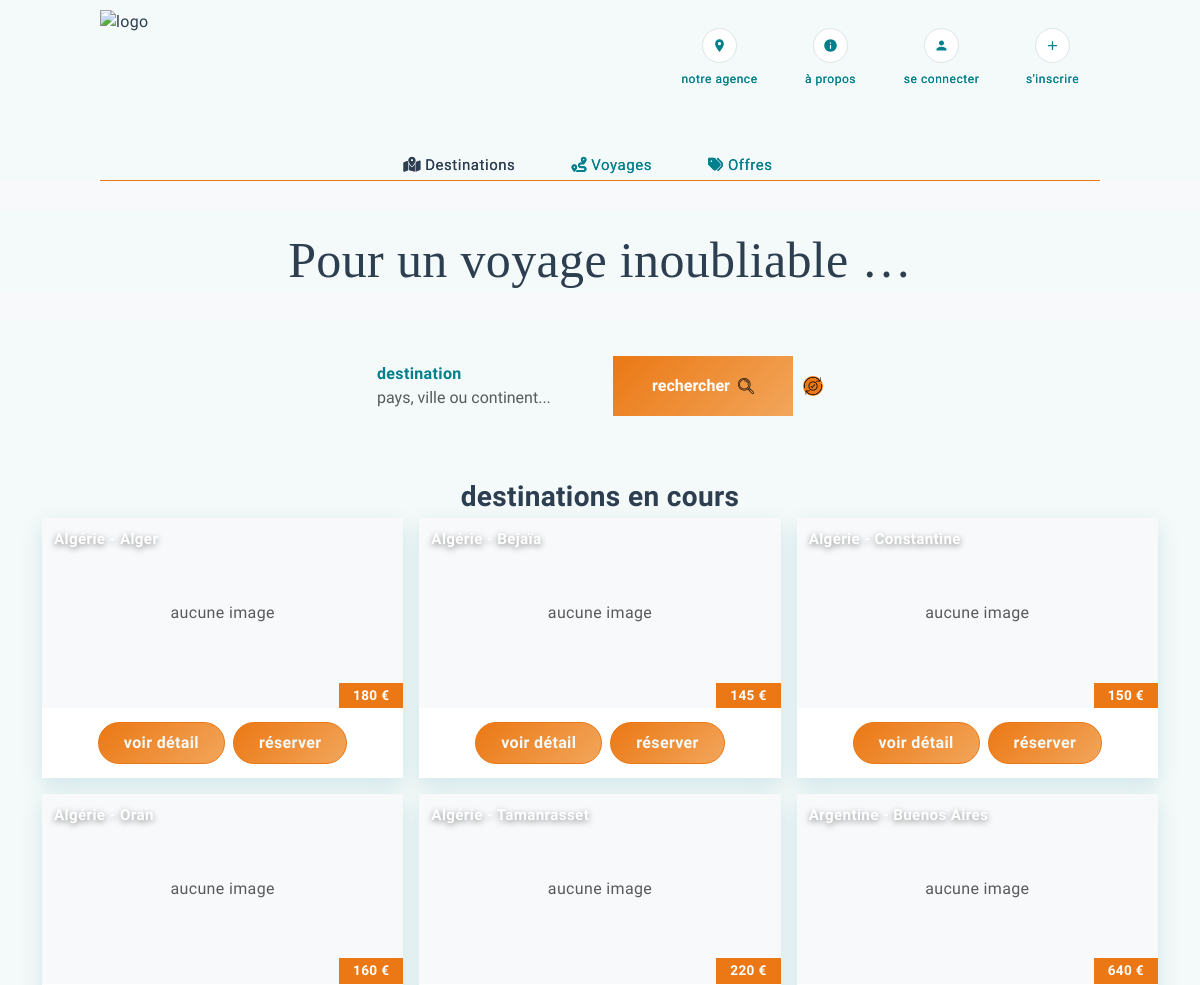
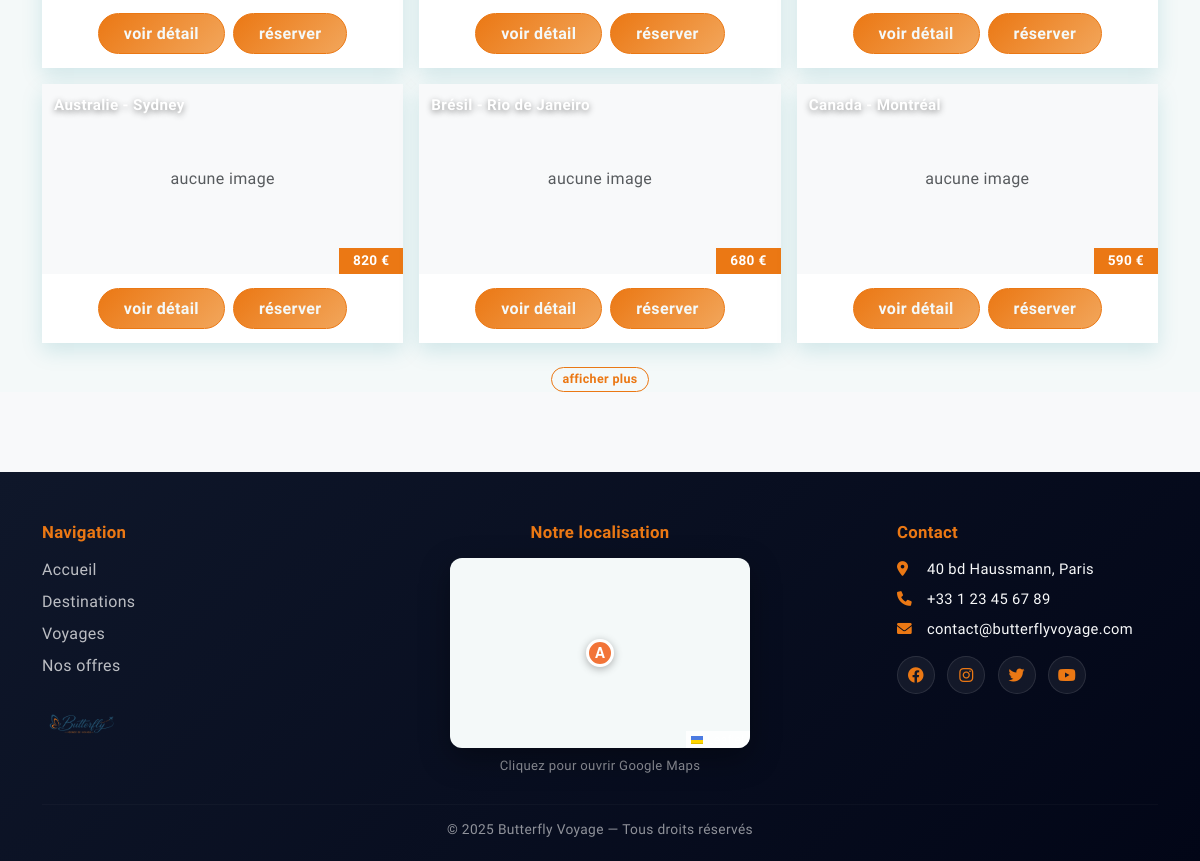
The app's page /index.php?page=destinations, older data (2 pictures, top to bottom).
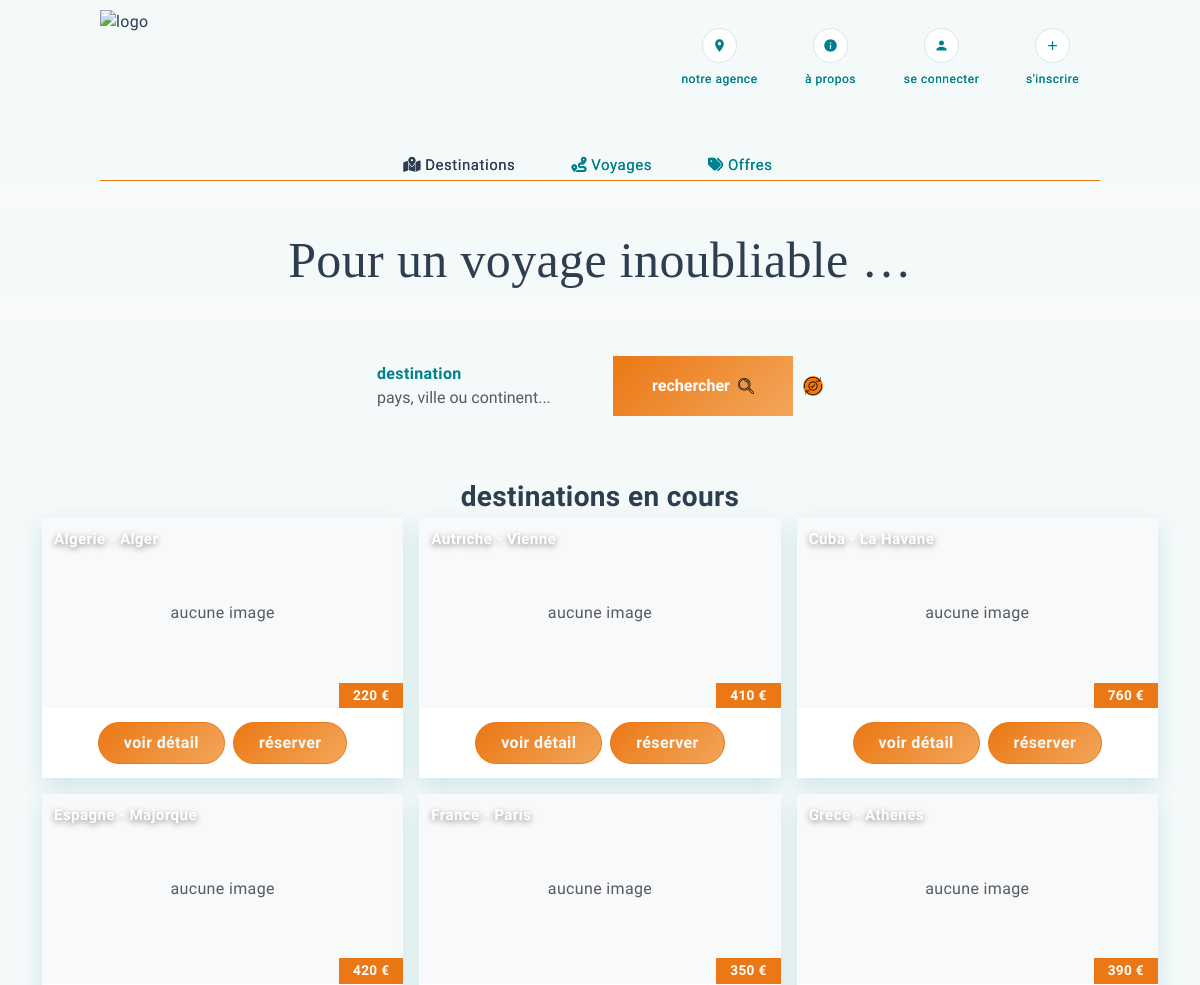
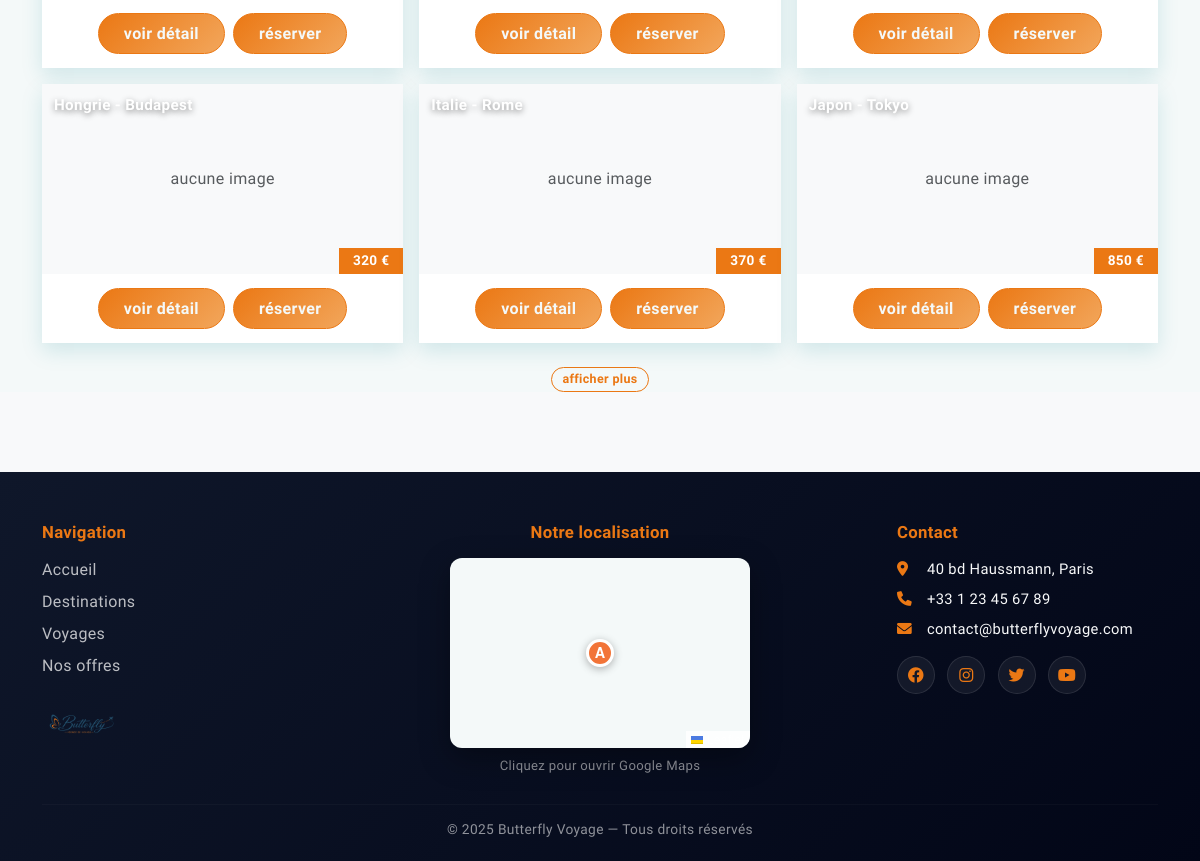
The same page, newer data (2 pictures, top to bottom).
### tables this page shows
CREATE TABLE `destinations` (
  `id_destination` int UNSIGNED NOT NULL AUTO_INCREMENT,
  `pays` varchar(100) NOT NULL,
  `ville` varchar(100) NOT NULL,
  `id_continent` int UNSIGNED DEFAULT NULL,
  `description` text,
  `prix_base` decimal(10,2) NOT NULL,
  `image_url` varchar(255) DEFAULT NULL,
  `actif` tinyint(1) NOT NULL DEFAULT 1,
  `date_creation` datetime NOT NULL DEFAULT CURRENT_TIMESTAMP,
  `date_modification` datetime NOT NULL DEFAULT CURRENT_TIMESTAMP ON UPDATE CURRENT_TIMESTAMP,
  PRIMARY KEY (`id_destination`),
  UNIQUE KEY `uk_destination_pays_ville` (`pays`, `ville`),
  KEY `idx_destinations_continent` (`id_continent`),
  KEY `idx_destinations_actif` (`actif`),
  CONSTRAINT `fk_destination_continent`
    FOREIGN KEY (`id_continent`)
    REFERENCES `continents` (`id_continent`)
    ON DELETE SET NULL
    ON UPDATE CASCADE
);

### index.php (called while the page is built, shortened)
<?php
require_once __DIR__ . "/controleur/controleur_class.php";
$unControleur = new Controleur();
$page = $_GET["page"] ?? "home";
switch ($page) {
    case "destinations":
        require_once __DIR__ . "/controleur/gestion_destinations.php";
        break;
}
require_once __DIR__ . "/vue/layout.php";

### modele/modele_class.php (called while the page is built, shortened)
<?php
class Modele
{
    private PDO $pdo;
    public function __construct()
    {
        $dsn = "mysql:host=localhost;dbname=bfly;charset=utf8mb4";
        $user = "root";
        $password = "";
        try {
            $this->pdo = new PDO($dsn, $user, $password, [
                PDO::ATTR_ERRMODE => PDO::ERRMODE_EXCEPTION,
                PDO::ATTR_DEFAULT_FETCH_MODE => PDO::FETCH_ASSOC,
            ]);
        } catch (PDOException $e) {
            echo "erreur de connexion à " . $dsn . "<br>";
            echo $e->getMessage();
            exit();
        }
    }
    private function fetchAll(string $sql, array $params = []): array
    {
        $stmt = $this->pdo->prepare($sql);
        $stmt->execute($params);
        return $stmt->fetchAll();
    }
    public function selectAll_destinations(): array
    {
        $sql = "select d.*, c.nom as continent
                from destinations d
                left join continents c on c.id_continent = d.id_continent
                where d.actif = 1
                order by d.pays, d.ville";
        return $this->fetchAll($sql);
    }
}

### controleur/controleur_class.php (called while the page is built, shortened)
<?php
require_once "modele/modele_class.php";
class Controleur
{
    private Modele $modele;
    public function __construct()
    {
        $this->modele = new Modele();
    }
    public function selectAll_destinations()
    {
        return $this->modele->selectAll_destinations();
    }
}

### controleur/gestion_destinations.php (called while the page is built)
<?php
$recherche = trim((string) ($_GET["q"] ?? ""));
if ($recherche !== "" && mb_strlen($recherche) >= 2) {
    $destinations = $unControleur->selectLike_destination($recherche);
} else {
    $destinations = $unControleur->selectAll_destinations();
}

### vue/destinations.php (the view, shortened to what the changed rows need)
<?php
$destinations = $destinations ?? [];
$step = 9;
$limit = max($step, (int) ($_GET["limit"] ?? $step));
$items = array_slice(array_values($destinations), 0, $limit);
?>
<div class="container mt-4">
    <?php if (empty($destinations)): ?>
        <div class="alert alert-info">
            aucune destination trouvée.
        </div>
    <?php else: ?>
        <div class="row g-3">
            <?php foreach ($items as $destination): ?>
                <?php
                $id = (int) ($destination["id_destination"] ?? 0);
                $pays = (string) ($destination["pays"] ?? "");
                $ville = (string) ($destination["ville"] ?? "");
                $prixBase = (float) ($destination["prix_base"] ?? 0);
                $image = (string) ($destination["image_url"] ?? "");
                $titre = trim($pays . " - " . $ville, " -");
                $alt = trim($pays . " " . $ville);
                ?>
                <div class="col-12 col-md-6 col-lg-4">
                    <div class="card h-100 grid-card">
                        <div class="grid-media">
                            <?php if ($image !== ""): ?>
                                <img
                                    src="<?= htmlspecialchars($image) ?>"
                                    class="grid-img"
                                    alt="<?= htmlspecialchars($alt) ?>"
                                >
                            <?php else: ?>
                                <div class="d-flex align-items-center justify-content-center bg-light grid-noimg">
                                    <span class="text-muted">aucune image</span>
                                </div>
                            <?php endif; ?>
                            <div class="grid-title-overlay">
                                <?= htmlspecialchars($titre) ?>
                            </div>
                            <?php if ($prixBase > 0): ?>
                                <span class="grid-price-badge">
                                    <?= number_format($prixBase, 0, ",", " ") ?> €
                                </span>
                            <?php endif; ?>
                        </div>
                        <div class="card-body grid-body">
                            <?php if ($id > 0): ?>
                                <div class="grid-actions">
                                    <?php if (!empty($_SESSION["user"])): ?>
                                        <a
                                            class="btn btn-outline-primary btn-sm grid-btn"
                                            href="index.php?page=destination_detail&id_destination=<?= $id ?>"
                                        >
                                            voir détail
                                        </a>
                                        <a
                                            class="btn btn-success btn-sm grid-btn"
                                            href="index.php?page=destination_detail&id_destination=<?= $id ?>"
                                        >
                                            réserver
                                        </a>
                                    <?php else: ?>
                                        <a
                                            class="btn btn-outline-primary btn-sm grid-btn"
                                            href="index.php?page=login&redirect=destination_detail&id_destination=<?= $id ?>"
                                        >
                                            voir détail
                                        </a>
                                        <a
                                            class="btn btn-success btn-sm grid-btn"
                                            href="index.php?page=login&redirect=destination_detail&id_destination=<?= $id ?>"
                                        >
                                            réserver
                                        </a>
                                    <?php endif; ?>
                                </div>
                            <?php endif; ?>
                        </div>
                    </div>
                </div>
            <?php endforeach; ?>
        </div>
    <?php endif; ?>
</div>

Row changes from the older to the newer data that the page shows:
removed destinations: shows "aucune image", titre "Algérie - Alger", prix_base "180"
removed destinations: shows "aucune image", titre "Algérie - Bejaïa", prix_base "145"
no longer on this page (row edited): destinations: shows "aucune image", titre "Algérie - Constantine", prix_base "150"
removed destinations: shows "aucune image", titre "Argentine - Buenos Aires", prix_base "640"
removed destinations: shows "aucune image", titre "Australie - Sydney", prix_base "820"
removed destinations: shows "aucune image", titre "Brésil - Rio de Janeiro", prix_base "680"
removed destinations: shows "aucune image", titre "Canada - Montréal", prix_base "590"
changed destinations: titre "Algérie - Oran" → "Algerie - Alger"; prix_base "160" → "220"
now on this page (row edited): destinations: shows "aucune image", titre "Autriche - Vienne", prix_base "410"
now on this page (row edited): destinations: shows "aucune image", titre "Cuba - La Havane", prix_base "760"
added destinations: shows "aucune image", titre "Espagne - Majorque", prix_base "420"
added destinations: shows "aucune image", titre "France - Paris", prix_base "350"
now on this page (row edited): destinations: shows "aucune image", titre "Grece - Athenes", prix_base "390"
now on this page (row edited): destinations: shows "aucune image", titre "Hongrie - Budapest", prix_base "320"
changed destinations: titre "Algérie - Tamanrasset" → "Italie - Rome"; prix_base "220" → "370"
now on this page (row edited): destinations: shows "aucune image", titre "Japon - Tokyo", prix_base "850"
